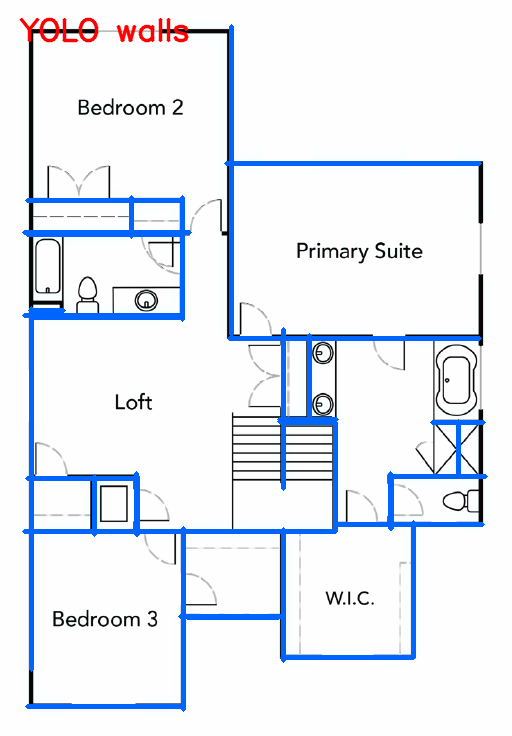
#> input picture backend/debug_03_yolo_walls.png, 512 x 736 px
$ python -i floorplan_engine.py   (imports and definitions only)
#> lines starting #> are read from the running program, lines starting #| are printed output that depends on the picture; after the words box and inside, x2 and y2 are one past the last pixel; in counts of white or black regions, pixels touching at a corner belong together

import re
from collections import defaultdict

import cv2
import numpy as np
from shapely.geometry import GeometryCollection, LineString, MultiPolygon, Point, Polygon
from shapely.ops import polygonize, unary_union


MIN_SEGMENT = 0.018


def _clip01(value):
    return float(np.clip(value, 0.0, 1.0))


# [24 lines left out: functions _clean_geom, _largest_polygon, not called in this run]


def _label_slug(label):
    slug = re.sub(r"[^a-z0-9]+", "_", str(label).strip().lower()).strip("_")
    return slug or "room"


# [18 lines left out: functions _polygon_points, _bbox, not called in this run]


def _threshold_plan(img):
    hsv = cv2.cvtColor(img, cv2.COLOR_BGR2HSV)
    gray = cv2.cvtColor(img, cv2.COLOR_BGR2GRAY)
    gray = cv2.GaussianBlur(gray, (3, 3), 0)

    # Keep only dark, low-saturation ink. This excludes cyan/orange markup,
    # dimension labels, and most UI-colored detections from the wall graph.
    dark = gray < 145
    neutral = hsv[:, :, 1] < 75
    binary = np.where(dark & neutral, 255, 0).astype(np.uint8)
    return cv2.morphologyEx(
        binary,
        cv2.MORPH_CLOSE,
        cv2.getStructuringElement(cv2.MORPH_RECT, (3, 3)),
        iterations=1,
    )


# [50 lines left out: functions _room_mask_polygons, _virtual_outer_shell, not called in this run]


def _extract_cv_wall_segments(img):
    height, width = img.shape[:2]
    binary = _threshold_plan(img)

    h_kernel = cv2.getStructuringElement(cv2.MORPH_RECT, (max(24, width // 34), 1))
    v_kernel = cv2.getStructuringElement(cv2.MORPH_RECT, (1, max(24, height // 34)))
    h_mask = cv2.morphologyEx(binary, cv2.MORPH_OPEN, h_kernel, iterations=1)
    v_mask = cv2.morphologyEx(binary, cv2.MORPH_OPEN, v_kernel, iterations=1)

    min_len_px = max(34, int(min(width, height) * 0.045))
    h_walls = []
    v_walls = []

    contours, _ = cv2.findContours(h_mask, cv2.RETR_EXTERNAL, cv2.CHAIN_APPROX_SIMPLE)
    for contour in contours:
        x, y, w, h = cv2.boundingRect(contour)
        if w < min_len_px or w < h * 4.0 or h > max(28, height * 0.045):
            continue
        h_walls.append({
            "x1": _clip01(x / width),
            "x2": _clip01((x + w) / width),
            "y": _clip01((y + h / 2) / height),
            "t": float(max(0.005, min(0.03, h / max(width, height)))),
            "source": "cv",
        })

    contours, _ = cv2.findContours(v_mask, cv2.RETR_EXTERNAL, cv2.CHAIN_APPROX_SIMPLE)
    for contour in contours:
        x, y, w, h = cv2.boundingRect(contour)
        if h < min_len_px or h < w * 4.0 or w > max(28, width * 0.045):
            continue
        v_walls.append({
            "x": _clip01((x + w / 2) / width),
            "y1": _clip01(y / height),
            "y2": _clip01((y + h) / height),
            "t": float(max(0.005, min(0.03, w / max(width, height)))),
            "source": "cv",
        })

    return h_walls, v_walls


# [82 lines left out: functions _extract_yolo_wall_segments, _dynamic_config, _has_enough_yolo_walls, _cluster_axis, not called in this run]


def _nearest(value, axes):
    return min(axes, key=lambda axis: abs(axis - value)) if axes else value


# [51 lines left out: function _snap_and_merge, not called in this run]


def _is_h_endpoint_anchored(x, y, v_walls, tol):
    return any(abs(wall["x"] - x) <= tol and wall["y1"] - tol <= y <= wall["y2"] + tol for wall in v_walls)


def _is_v_endpoint_anchored(x, y, h_walls, tol):
    return any(abs(wall["y"] - y) <= tol and wall["x1"] - tol <= x <= wall["x2"] + tol for wall in h_walls)

# [592 lines left out: functions _has_blocking_wall, _find_best_connection, _directional_healing, _bridge_openings, _anchor_snapping, _wall_line and 5 more, not called in this run]


def _room_seeds(room_masks):
    return [item["seed"] for item in room_masks]


# [362 lines left out: functions _make_room, _assign_rooms_to_cells, _remove_room_overlaps, _mask_fallback_rooms, _cells_are_usable, _wall_segments and 6 more, not called in this run]

>>> import cv2
>>> picture = cv2.imread('debug_03_yolo_walls.png')
#> picture is the input picture: shape (736, 512, 3); mean B, G, R 245.8, 237.2, 232.1
>>> result = _extract_cv_wall_segments(picture)
#> in _threshold_plan, `gray = cv2.cvtColor(img, cv2.COLOR_BGR2GRAY)`:
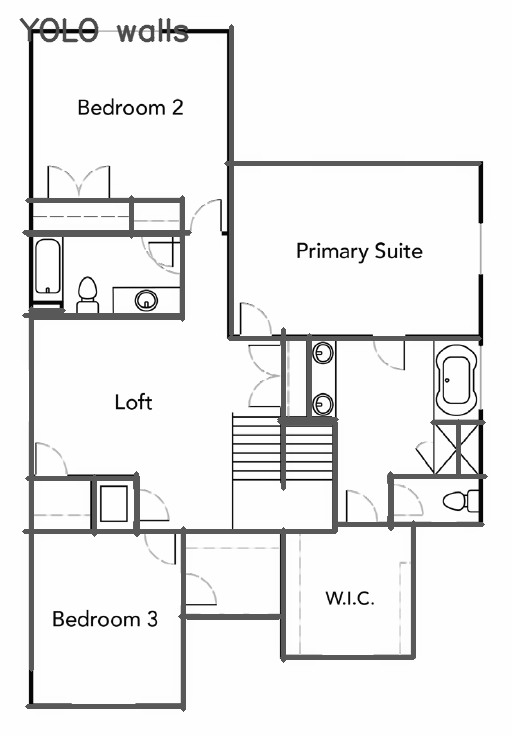
#> gray: shape (736, 512); min 6, max 254, mean 236.7
#> in _threshold_plan, `dark = gray < 145`:
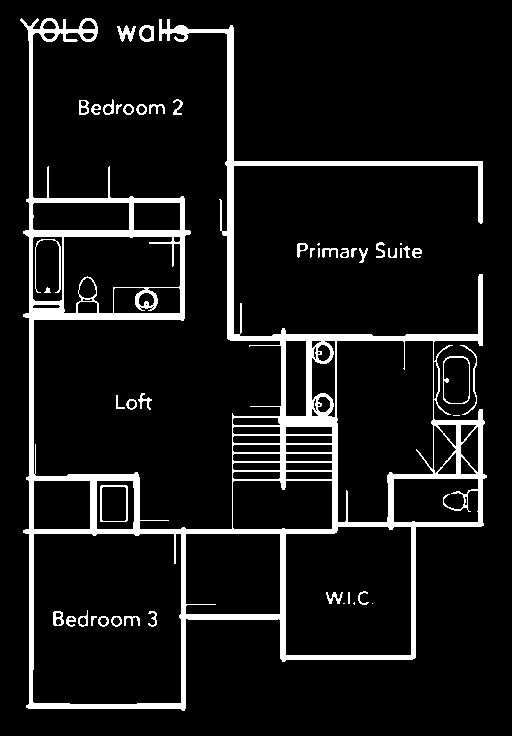
#> dark: shape (736, 512) bool; 8.9% white; 48 white regions (7 under 20 px), largest, box (x1, y1, x2, y2) and area: (20, 18, 487, 711) 30341, (100, 485, 128, 522) 221, (443, 356, 470, 404) 191
#> in _threshold_plan, `neutral = hsv[:, :, 1] < 75`:
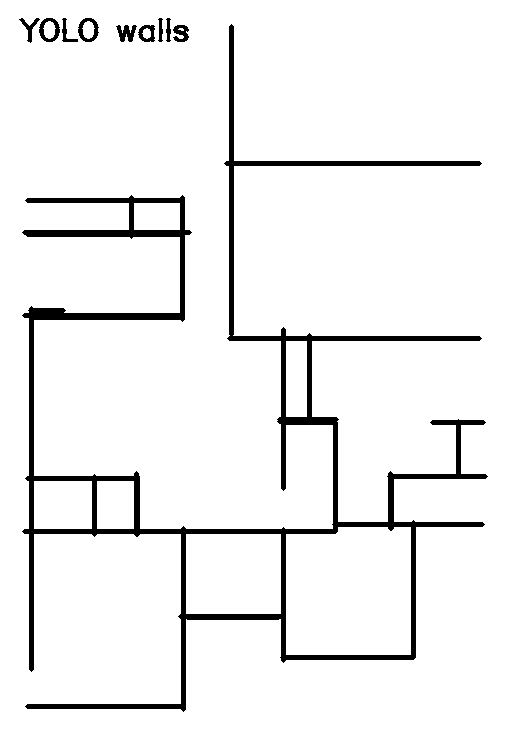
#> neutral: shape (736, 512) bool; 94.1% white; 10 black regions, largest, box (x1, y1, x2, y2) and area: (22, 24, 488, 712) 20744, (39, 18, 60, 42) 230, (78, 18, 99, 42) 227
#> in _threshold_plan, `binary = np.where(dark & neutral, 255, 0).astype(np.uint8)`:
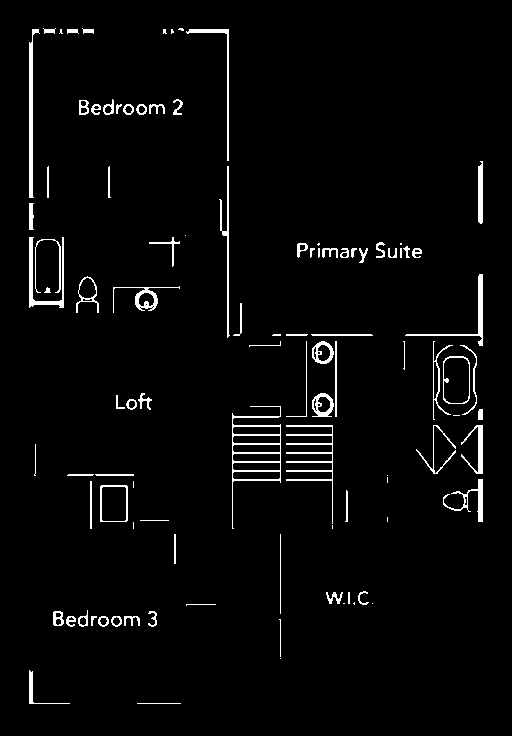
#> binary: shape (736, 512); 3.1% white in thin lines or dots, all inside (x1, y1, x2, y2) = (29, 28, 483, 704)
#> in _threshold_plan, `return cv2.morphologyEx( binary, cv2.MORPH_CLOSE, cv2.getStructuringEl..`:
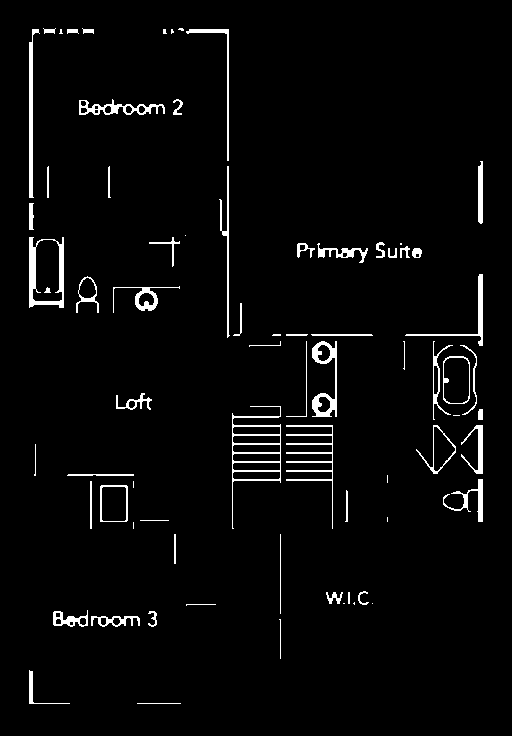
#> returned value: shape (736, 512); 3.2% white; 74 white regions (15 under 20 px), largest, box (x1, y1, x2, y2) and area: (232, 406, 281, 529) 985, (29, 237, 64, 308) 880, (286, 425, 333, 529) 748
#> in _extract_cv_wall_segments, `h_mask = cv2.morphologyEx(binary, cv2.MORPH_OPEN, h_kernel, iterations..`:
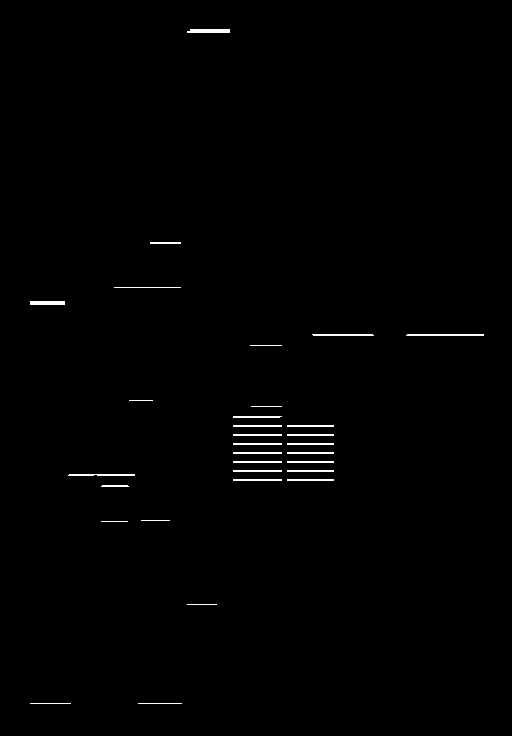
#> h_mask: shape (736, 512); 0.69% white in thin lines or dots, all inside (x1, y1, x2, y2) = (30, 29, 484, 704)
#> in _extract_cv_wall_segments, `v_mask = cv2.morphologyEx(binary, cv2.MORPH_OPEN, v_kernel, iterations..`:
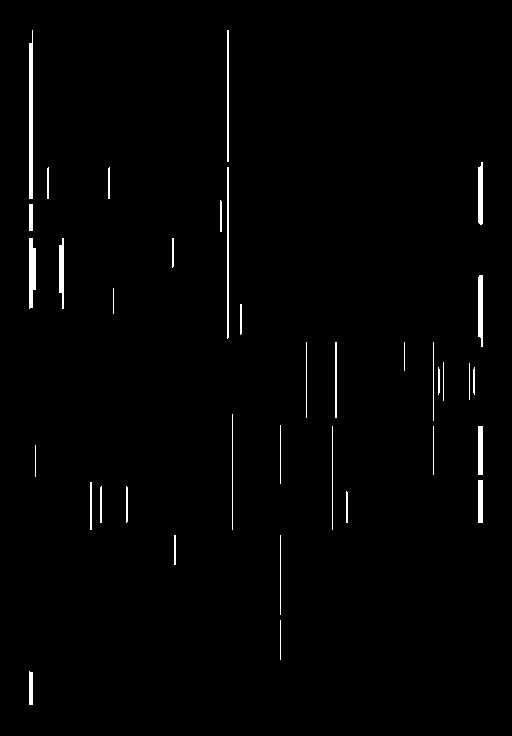
#> v_mask: shape (736, 512); 1.3% white; 37 white regions
#> in _extract_cv_wall_segments, `contours, _ = cv2.findContours(h_mask, cv2.RETR_EXTERNAL, cv2.CHAIN_AP..`: contours = 31 contours, 9 with area under 20; largest, box (x1, y1, x2, y2) and area: (187, 29, 230, 33) 120, (30, 301, 65, 305) 102, (406, 334, 484, 336) 76, (68, 474, 135, 476) 62, (312, 334, 374, 336) 60
#> the loop in _extract_cv_wall_segments, `for contour in contours:` made 31 passes
#> (contour, x, y, w, h) on passes 1 to 6: ([[138, 703], [181, 703]], 138, 703, 44, 1), ([[30, 703], [70, 703]], 30, 703, 41, 1), ([[187, 604], [216, 604]], 187, 604, 30, 1), ([[101, 521], [127, 521]], 101, 521, 27, 1), ([[141, 520], [169, 520]], 141, 520, 29, 1), ([[102, 485], [101, 486], [128, 486], [127, 485]], 101, 485, 28, 2)
#> after the loop in _extract_cv_wall_segments, `for contour in contours:`: h_walls = 23 items
#> in _extract_cv_wall_segments, `contours, _ = cv2.findContours(v_mask, cv2.RETR_EXTERNAL, cv2.CHAIN_AP..`: contours = 37 contours, 13 with area under 20; largest, box (x1, y1, x2, y2) and area: (29, 30, 33, 199) 466, (29, 238, 36, 309) 332, (478, 275, 483, 347) 254, (478, 162, 483, 225) 232, (59, 238, 64, 309) 212
#> the loop in _extract_cv_wall_segments, `for contour in contours:` made 37 passes
#> (contour, x, y, w, h) on passes 2 to 7: ([[280, 620], [280, 659]], 280, 620, 1, 40), ([[280, 535], [280, 614]], 280, 535, 1, 80), ([[174, 535], [174, 564], [175, 564], [175, 535]], 174, 535, 2, 30), ([[346, 491], [346, 522], [347, 522], [347, 492]], 346, 491, 2, 32), ([[126, 486], [126, 522], [127, 521], [127, 487]], 126, 486, 2, 37), ([[101, 486], [100, 487], [100, 522], [101, 522]], 100, 486, 2, 37)
#> after the loop in _extract_cv_wall_segments, `for contour in contours:`: v_walls = 24 items

$ run again, on backend/debug_04_cv_walls.png
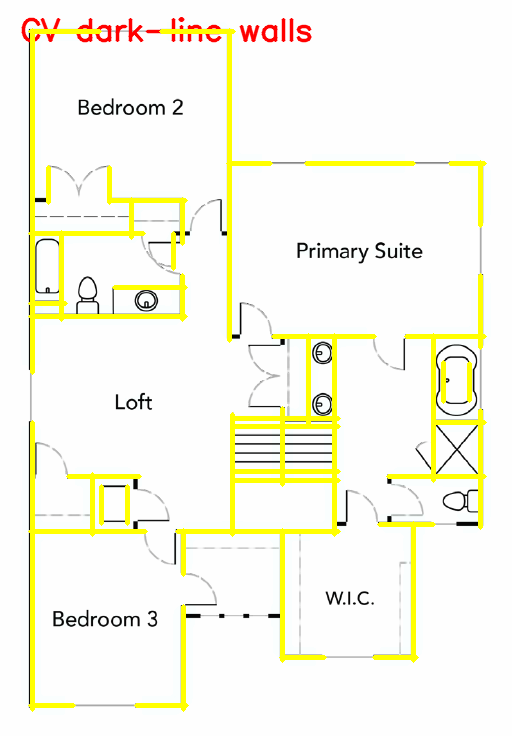
#> input picture backend/debug_04_cv_walls.png, 512 x 736 px
#> picture is the input picture: shape (736, 512, 3); mean B, G, R 232.2, 248.4, 249.1
#> hsv: shape (736, 512, 3); mean H, S, V 13.1, 18, 249.6
#> in _threshold_plan, `dark = gray < 145`:
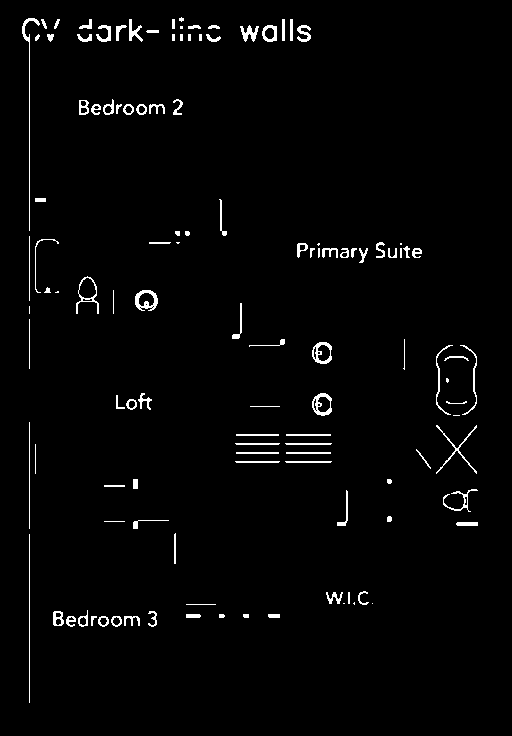
#> dark: shape (736, 512) bool; 2.1% white in thin lines or dots, all inside (x1, y1, x2, y2) = (22, 17, 478, 703)
#> neutral: shape (736, 512) bool; 93.2% white; 23 black regions, largest, box (x1, y1, x2, y2) and area: (175, 333, 377, 663) 6629, (21, 18, 188, 375) 5990, (28, 420, 148, 712) 2845
#> binary: shape (736, 512); 1.7% white in thin lines or dots, all inside (x1, y1, x2, y2) = (28, 31, 478, 703)
#> h_mask: shape (736, 512); 0.23% white in thin lines or dots, all inside (x1, y1, x2, y2) = (129, 345, 333, 605)
#> in _extract_cv_wall_segments, `v_mask = cv2.morphologyEx(binary, cv2.MORPH_OPEN, v_kernel, iterations..`:
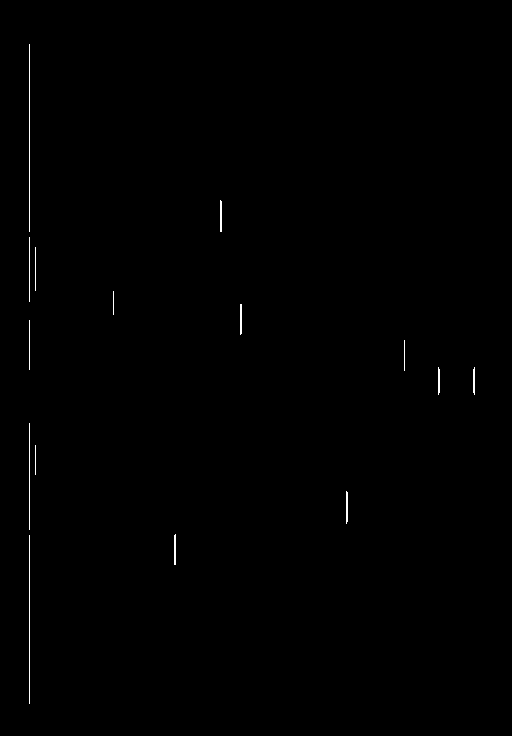
#> v_mask: shape (736, 512); 0.28% white in thin lines or dots, all inside (x1, y1, x2, y2) = (29, 44, 475, 704)
#> in _extract_cv_wall_segments, `contours, _ = cv2.findContours(h_mask, cv2.RETR_EXTERNAL, cv2.CHAIN_AP..`: contours = 13 contours, 5 with area under 20; largest, box (x1, y1, x2, y2) and area: (286, 461, 333, 463) 45, (286, 443, 333, 445) 45, (287, 452, 332, 454) 44, (287, 434, 332, 436) 44, (236, 461, 281, 463) 43, (236, 443, 281, 445) 43, (237, 452, 280, 454) 42, (237, 434, 280, 436) 42
#> the loop in _extract_cv_wall_segments, `for contour in contours:` made 13 passes
#> (contour, x, y, w, h) on passes 1 to 6: ([[187, 604], [216, 604]], 187, 604, 30, 1), ([[139, 520], [169, 520]], 139, 520, 31, 1), ([[286, 461], [287, 462], [331, 462], [332, 461]], 286, 461, 47, 2), ([[236, 461], [237, 462], [279, 462], [280, 461]], 236, 461, 45, 2), ([[287, 452], [287, 453], [331, 453], [331, 452]], 287, 452, 45, 2), ([[237, 452], [237, 453], [279, 453], [279, 452]], 237, 452, 43, 2)
#> after the loop in _extract_cv_wall_segments, `for contour in contours:`: h_walls = 8 items
#> in _extract_cv_wall_segments, `contours, _ = cv2.findContours(v_mask, cv2.RETR_EXTERNAL, cv2.CHAIN_AP..`: contours = 15 contours, 9 with area under 20; largest, box (x1, y1, x2, y2) and area: (220, 200, 222, 232) 30, (346, 491, 348, 524) 30, (174, 534, 176, 565) 30, (240, 304, 242, 335) 30, (473, 367, 475, 395) 24, (438, 367, 440, 395) 24
#> the loop in _extract_cv_wall_segments, `for contour in contours:` made 15 passes
#> (contour, x, y, w, h) on passes 1, 2, 4, 5, 8, 9: ([[29, 535], [29, 703]], 29, 535, 1, 169), ([[175, 534], [174, 535], [174, 564], [175, 564]], 174, 534, 2, 31), ([[35, 445], [35, 474]], 35, 445, 1, 30), ([[29, 423], [29, 529]], 29, 423, 1, 107), ([[404, 340], [404, 370]], 404, 340, 1, 31), ([[29, 320], [29, 369]], 29, 320, 1, 50)
#> after the loop in _extract_cv_wall_segments, `for contour in contours:`: v_walls = 6 items
